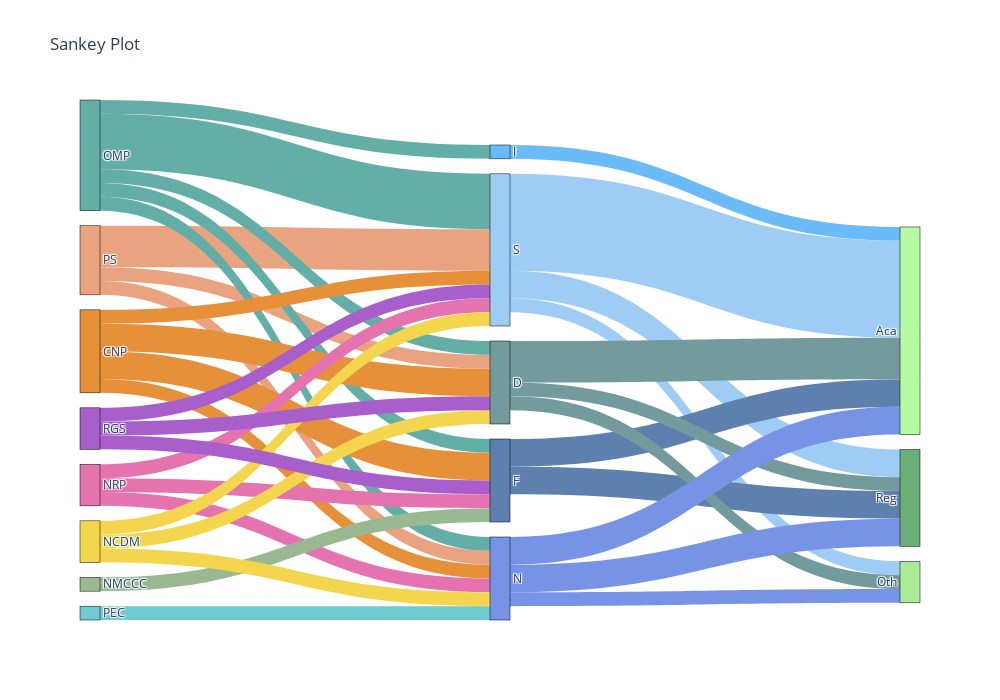

The notebook cell saved with this chart:
### Markdown cell above
# Sankey Plot

### Code cell
import plotly.graph_objects as go
import pandas as pd
import numpy as np

df = pd.read_csv('../datasets/sankey_assignment.csv')  # Read CSV into a DataFrame

df.set_index('LABEL', inplace=True)

sourceArr = []
targetArr = []
valueArr = []

colNodes = df.columns.to_numpy()  # Initially all nodes in the graph, they are the columns in the dataset

endNodes = np.array(['Reg', 'Aca', 'Oth'])
intermediateNodes = df.index.to_numpy()    # Row names (Nodes)
startNodes = [node for node in colNodes if node not in set(endNodes) and node not in set(intermediateNodes)]
# print(endNodes)
# print(intermediateNodes)
# print(startNodes)

allNodes = np.concatenate((intermediateNodes, colNodes))

# a dictionary for fast lookup
node_to_index = {node: idx for idx, node in enumerate(allNodes)}
link_colors = []


for startNode in startNodes:
    for intermediateNode in intermediateNodes:
        if df.at[intermediateNode, startNode] != 0:  # If there is an edge
            # append to other arrays the index of row and col
            sourceArr.append(node_to_index[startNode])
            targetArr.append(node_to_index[intermediateNode])
            valueArr.append(df.at[intermediateNode, startNode])

for intermediateNode in intermediateNodes:
    for endNode in endNodes:
        if df.at[intermediateNode, endNode] != 0:  # If there is an edge
            # append to other arrays the index of row and col
            sourceArr.append(node_to_index[intermediateNode])
            targetArr.append(node_to_index[endNode])
            valueArr.append(df.at[intermediateNode, endNode])

node_colors = ['#9eccf5', '#5e80ae', '#739b9e', '#7793e5','#6bbbf8', '#eaa380', '#64aea8', 
               '#e69039', '#e473b0', '#9ab992', '#70cace','#f3d64d', '#a85ecb', '#6aaf77', '#b6faa2', '#abeb98']


fig = go.Figure(data=[go.Sankey(
    node = dict(
        pad = 15,
        thickness = 20,
        line = dict(color = "black", width = 0.5),
        label = allNodes,
        color = [node_colors[node_to_index[node]] for node in allNodes]
    ),
    link = dict(
        source = sourceArr, # indices correspond to labels, eg A1, A2, A1, B1, ...
        target = targetArr,
        value = valueArr,
        color = [node_colors[sourceNode] for sourceNode in sourceArr]
    ))])


fig.update_layout(title_text="Sankey Plot", font_size=12, height=700, width=1000)
fig.show()

### Figure 1 — Plotly figure (JSON) as saved in the notebook; plotly's stock layout.template omitted (floating-point values rounded to 4 significant figures)
{"data": [{"link": {"color": ["#eaa380", "#eaa380", "#eaa380", "#64aea8", "#64aea8", "#64aea8", "#64aea8", "#64aea8", "#e69039", "#e69039", "#e69039", "#e69039", "#e473b0", "#e473b0", "#e473b0", "#9ab992", "#70cace", "#f3d64d", "#f3d64d", "#f3d64d", "#a85ecb", "#a85ecb", "#a85ecb", "#9eccf5", "#9eccf5", "#9eccf5", "#5e80ae", "#5e80ae", "#739b9e", "#739b9e", "#739b9e", "#7793e5", "#7793e5", "#7793e5", "#6bbbf8"], "source": [5, 5, 5, 6, 6, 6, 6, 6, 7, 7, 7, 7, 8, 8, 8, 9, 10, 11, 11, 11, 12, 12, 12, 0, 0, 0, 1, 1, 2, 2, 2, 3, 3, 3, 4], "target": [0, 2, 3, 0, 1, 2, 3, 4, 0, 1, 2, 3, 0, 1, 3, 1, 3, 0, 2, 3, 0, 1, 2, 13, 14, 15, 13, 14, 13, 14, 15, 13, 14, 15, 14], "value": [3, 1, 1, 4, 1, 1, 1, 1, 1, 2, 2, 1, 1, 1, 1, 1, 1, 1, 1, 1, 1, 1, 1, 2, 7, 1, 2, 2, 1, 3, 1, 2, 2, 1, 1]}, "node": {"color": ["#9eccf5", "#5e80ae", "#739b9e", "#7793e5", "#6bbbf8", "#eaa380", "#64aea8", "#e69039", "#e473b0", "#9ab992", "#70cace", "#f3d64d", "#a85ecb", "#6aaf77", "#b6faa2", "#abeb98"], "label": ["S", "F", "D", "N", "I", "PS", "OMP", "CNP", "NRP", "NMCCC", "PEC", "NCDM", "RGS", "Reg", "Aca", "Oth"], "line": {"color": "black", "width": 0.5}, "pad": 15, "thickness": 20}, "type": "sankey"}], "layout": {"font": {"size": 12}, "height": 700, "title": {"text": "Sankey Plot"}, "width": 1000}}
